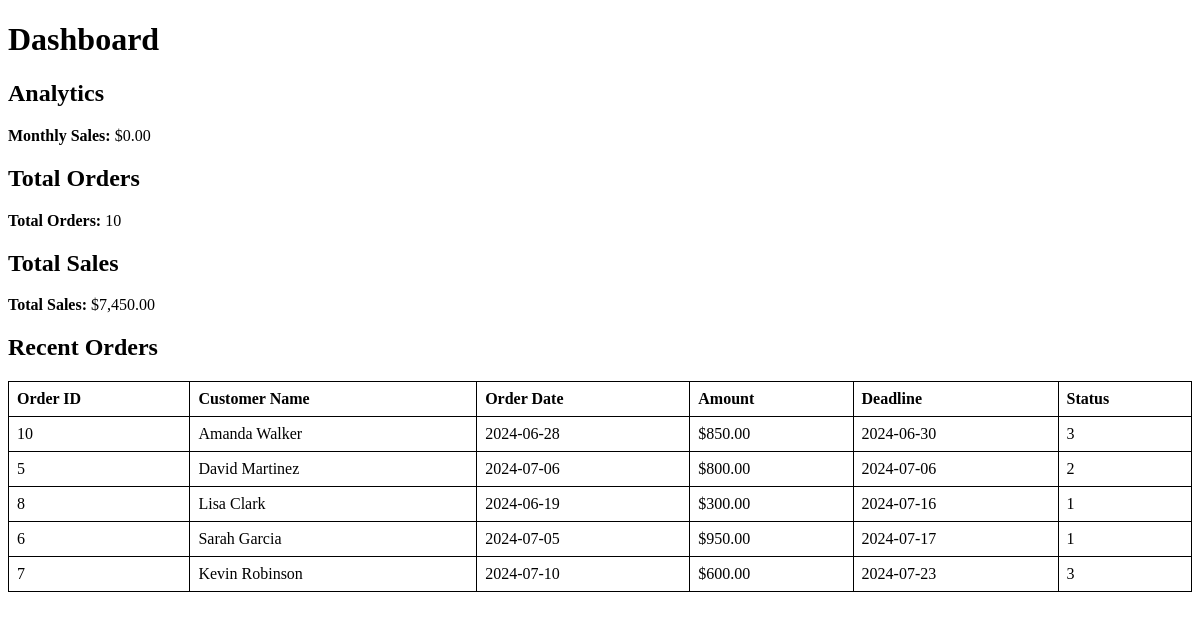
The app's page /skeleton/dashboard/dashboard.php, older data.
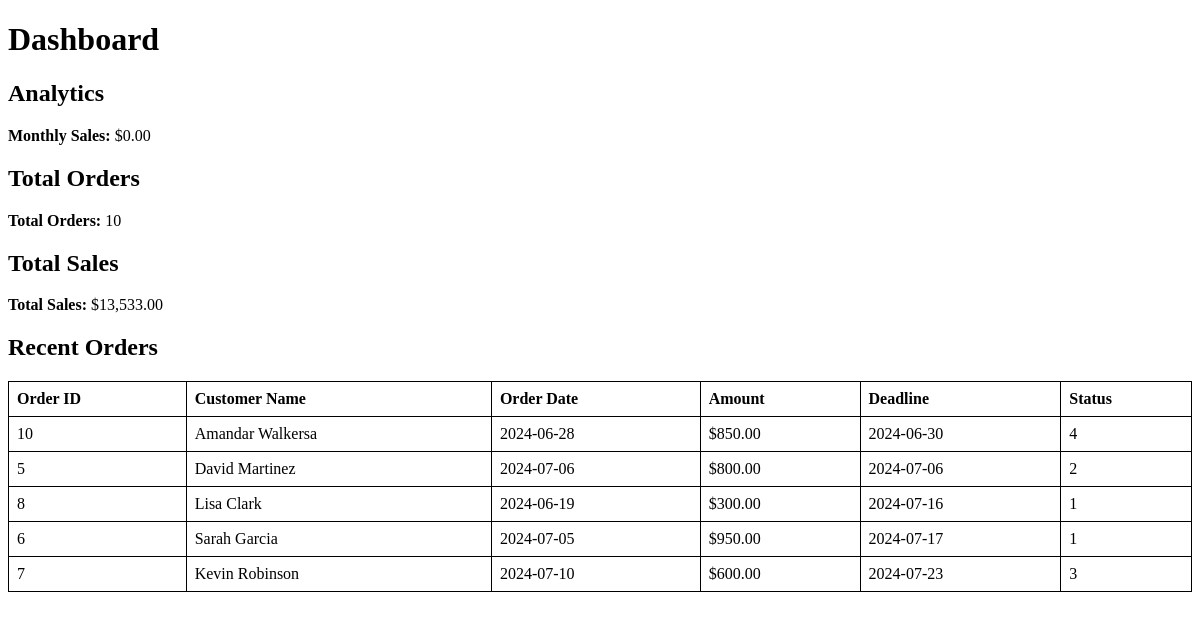
The same page, newer data.
### tables this page shows
CREATE TABLE `payment_plans` (
  `PlanID` int NOT NULL AUTO_INCREMENT,
  `OrderID` int NOT NULL,
  `DueDate` date DEFAULT NULL,
  `PaymentStatus` int DEFAULT '0',
  `PaymentMethod` varchar(32) DEFAULT NULL,
  `PaymentProcessor` varchar(32) DEFAULT NULL,
  `TotalAmount` float DEFAULT '0',
  `AmountPaid` float DEFAULT '0',
  `Balance` float DEFAULT '0',
  `IsRemoved` tinyint(1) DEFAULT NULL,
  PRIMARY KEY (`PlanID`),
  KEY `OrderID` (`OrderID`),
  CONSTRAINT `payment_plans_ibfk_1` FOREIGN KEY (`OrderID`) REFERENCES `Orders` (`OrderID`)
);

CREATE TABLE `orders` (
  `OrderID` int NOT NULL AUTO_INCREMENT,
  `EmployeeID` int DEFAULT '0',
  `CustomerID` int NOT NULL,
  `OrderStartDate` date DEFAULT NULL,
  `OrderDeadline` date DEFAULT NULL,
  `OrderStatusCode` int DEFAULT '0',
  `IsRemoved` tinyint(1) DEFAULT NULL,
  PRIMARY KEY (`OrderID`),
  KEY `EmployeeID` (`EmployeeID`),
  KEY `CustomerID` (`CustomerID`),
  CONSTRAINT `orders_ibfk_1` FOREIGN KEY (`EmployeeID`) REFERENCES `employee_info` (`EmployeeID`),
  CONSTRAINT `orders_ibfk_2` FOREIGN KEY (`CustomerID`) REFERENCES `customers` (`CustomerID`)
);

### skeleton/dashboard/dashboard.php (the view, shortened to what this page needs)
<?php
$servername = "172.20.20.66";
$username = "constable";
$password = "batoncuff1013";
$dbname = "MCAV";
$conn = new mysqli($servername, $username, $password, $dbname);
function fetchSingleValue($conn, $query) {
    $result = $conn->query($query);
    $row = $result->fetch_assoc();
    return array_values($row)[0];
}
$monthlySales = fetchSingleValue($conn, "
    SELECT SUM(ReceiptAmountPaid) AS 'Monthly Sales'
    FROM Payment_Receipts
    WHERE PaymentDate >= DATE_SUB(CURDATE(), INTERVAL 1 MONTH)
    AND PaymentDate <= CURDATE()
");
$totalOrders = fetchSingleValue($conn, "
    SELECT COUNT(OrderID) AS 'Total Orders'
    FROM orders
    WHERE isremoved = 0
");
$totalSales = fetchSingleValue($conn, "
    SELECT SUM(ReceiptAmountPaid) AS 'Total Sales'
    FROM Payment_Receipts
    WHERE isremoved = 0
");
$recentOrdersQuery = "
    SELECT
        o.orderID AS 'Order ID',
        CONCAT(c.customerFname, ' ', c.customerLname) AS 'Customer Name',
        o.orderStartDate AS 'Order Date',
        pp.TotalAmount AS 'Amount',
        o.OrderDeadline AS 'Deadline',
        o.OrderStatusCode AS 'Status'
    FROM orders o
    INNER JOIN payment_plans pp ON pp.orderID = o.orderID
    INNER JOIN customers c ON o.customerID = c.customerID
    ORDER BY o.OrderDeadline ASC LIMIT 5
";
$recentOrders = $conn->query($recentOrdersQuery);
?>
<!DOCTYPE html>
<html>
<head>
</head>
<body>
<h1>Dashboard</h1>
<h2>Analytics</h2>
<p><strong>Monthly Sales:</strong> $<?php echo number_format($monthlySales, 2); ?></p>
<h2>Total Orders</h2>
<p><strong>Total Orders:</strong> <?php echo $totalOrders; ?></p>
<h2>Total Sales</h2>
<p><strong>Total Sales:</strong> $<?php echo number_format($totalSales, 2); ?></p>
<h2>Recent Orders</h2>
<table>
    <thead>
        <tr>
            <th>Order ID</th>
            <th>Customer Name</th>
            <th>Order Date</th>
            <th>Amount</th>
            <th>Deadline</th>
            <th>Status</th>
        </tr>
    </thead>
    <tbody>
        <?php while ($row = $recentOrders->fetch_assoc()) { ?>
            <tr>
                <td><?php echo $row['Order ID']; ?></td>
                <td><?php echo $row['Customer Name']; ?></td>
                <td><?php echo $row['Order Date']; ?></td>
                <td>$<?php echo number_format($row['Amount'], 2); ?></td>
                <td><?php echo $row['Deadline']; ?></td>
                <td><?php echo $row['Status']; ?></td>
            </tr>
        <?php } ?>
    </tbody>
</table>
</body>
</html>

### skeleton/dashboard/dashboard.php (style rules this page uses)
table { width: 100%; border-collapse: collapse; margin: 20px 0; }
table, th, td { border: 1px solid black; }
th, td { padding: 8px; text-align: left; }

Row changes from the older to the newer data that the page shows:
changed payment_plans (number 1 of 5 on the later page): Customer "Amanda Walker" → "Amandar Walkersa"; OrderID.OrderStatusCode "3" → "4"
Text that changed along with them:
$totalSales: "7,450.00" → "13,533.00"
